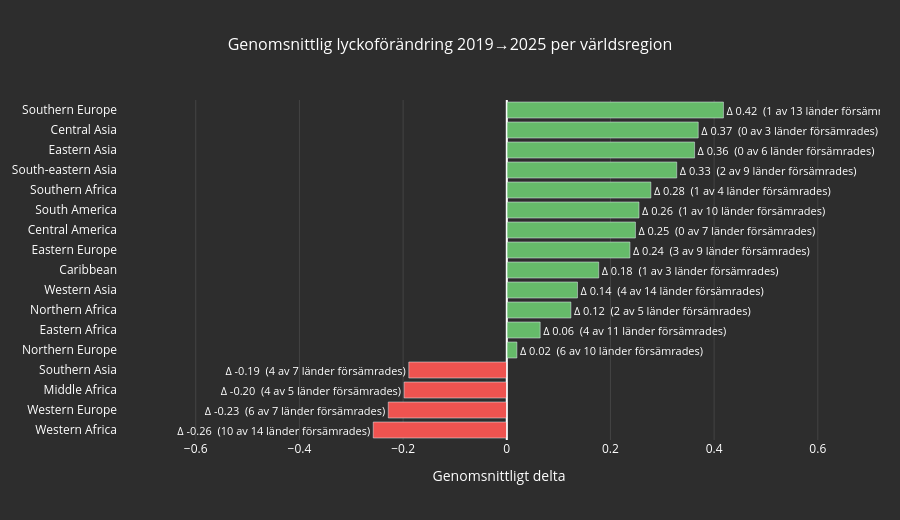

The cell this chart's notebook holds for it:
### Code cell
# Svar på Följdfråga 1: finns det regionala mönster bland vinnare och förlorare?
# Vi mappar varje land till en FN-världsregion och räknar hur det gick per region.
import country_converter as coco

cc = coco.CountryConverter()
regioner = cc.convert(länder, to='UNregion', not_found='Okänd')

df_region = pd.DataFrame({
    'land':   länder,
    'region': regioner,
    'delta':  färger
})

# Summera per region: antal länder, antal förlorare och genomsnittligt delta
region_sammanfattning = (
    df_region
    .groupby('region')
    .agg(
        antal_länder=('delta', 'count'),
        antal_förlorare=('delta', lambda x: (x < 0).sum()),
        snitt_delta=('delta', 'mean')
    )
    .query('antal_länder >= 3')
    .sort_values('snitt_delta')
    .reset_index()
)

etikett = [
    f"Δ {d:.2f}  ({f} av {a} länder försämrades)"
    for d, f, a in zip(
        region_sammanfattning['snitt_delta'],
        region_sammanfattning['antal_förlorare'],
        region_sammanfattning['antal_länder']
    )
]

mask_pos = region_sammanfattning['snitt_delta'] >= 0
mask_neg = region_sammanfattning['snitt_delta'] < 0

# Bevarar sorteringsordningen (sämst längst ned, bäst längst upp) för båda traces
sorteringsordning = region_sammanfattning['region'].tolist()

fig = go.Figure()

# Positiva regioner — text utanför stapeln (till höger)
fig.add_trace(go.Bar(
    x=region_sammanfattning.loc[mask_pos, 'snitt_delta'],
    y=region_sammanfattning.loc[mask_pos, 'region'],
    orientation='h',
    marker_color='#66bb6a',
    text=[etikett[i] for i in region_sammanfattning.index[mask_pos]],
    textposition='outside',
    textfont=dict(color='white', size=11),
    showlegend=False
))

# Negativa regioner — text utanför stapeln (till vänster om stappelspetsen)
fig.add_trace(go.Bar(
    x=region_sammanfattning.loc[mask_neg, 'snitt_delta'],
    y=region_sammanfattning.loc[mask_neg, 'region'],
    orientation='h',
    marker_color='#ef5350',
    text=[etikett[i] for i in region_sammanfattning.index[mask_neg]],
    textposition='outside',
    textfont=dict(color='white', size=11),
    showlegend=False
))

fig.add_vline(x=0, line_color='white', line_width=1)

fig.update_layout(
    title=dict(
        text='Genomsnittlig lyckoförändring 2019→2025 per världsregion',
        font=dict(color='white', size=16),
        x=0.5
    ),
    xaxis=dict(
        title='Genomsnittligt delta',
        title_font=dict(color='white'),
        tickfont=dict(color='white'),
        gridcolor='#444444',
        range=[-0.75, 0.72]   # extra utrymme för text på båda sidor
    ),
    yaxis=dict(
        tickfont=dict(color='white'),
        categoryorder='array',
        categoryarray=sorteringsordning   # tvingar fram korrekt sorteringsordning
    ),
    plot_bgcolor='#2d2d2d',
    paper_bgcolor='#2d2d2d',
    barmode='overlay',
    height=520,
    margin=dict(r=20)
)

fig.show()

# Till presentation: Följdfråga 1 besvarad. Västra Afrika och Västeuropa är de regioner
# som i snitt försämrats mest. Östasien, Centralasien och Sydeuropa är tydliga vinnare.

### Figure 1 — Plotly figure (JSON) as saved in the notebook; plotly's stock layout.template omitted (floating-point values rounded to 4 significant figures)
{"data": [{"marker": {"color": "#66bb6a"}, "orientation": "h", "showlegend": false, "text": ["Δ 0.02  (6 av 10 länder försämrades)", "Δ 0.06  (4 av 11 länder försämrades)", "Δ 0.12  (2 av 5 länder försämrades)", "Δ 0.14  (4 av 14 länder försämrades)", "Δ 0.18  (1 av 3 länder försämrades)", "Δ 0.24  (3 av 9 länder försämrades)", "Δ 0.25  (0 av 7 länder försämrades)", "Δ 0.26  (1 av 10 länder försämrades)", "Δ 0.28  (1 av 4 länder försämrades)", "Δ 0.33  (2 av 9 länder försämrades)", "Δ 0.36  (0 av 6 länder försämrades)", "Δ 0.37  (0 av 3 länder försämrades)", "Δ 0.42  (1 av 13 länder försämrades)"], "textfont": {"color": "white", "size": 11}, "textposition": "outside", "type": "bar", "x": [0.01952, 0.06445, 0.1237, 0.1364, 0.1774, 0.2376, 0.2482, 0.2551, 0.278, 0.3279, 0.3623, 0.3693, 0.418], "y": ["Northern Europe", "Eastern Africa", "Northern Africa", "Western Asia", "Caribbean", "Eastern Europe", "Central America", "South America", "Southern Africa", "South-eastern Asia", "Eastern Asia", "Central Asia", "Southern Europe"]}, {"marker": {"color": "#ef5350"}, "orientation": "h", "showlegend": false, "text": ["Δ -0.26  (10 av 14 länder försämrades)", "Δ -0.23  (6 av 7 länder försämrades)", "Δ -0.20  (4 av 5 länder försämrades)", "Δ -0.19  (4 av 7 länder försämrades)"], "textfont": {"color": "white", "size": 11}, "textposition": "outside", "type": "bar", "x": [-0.2576, -0.2287, -0.1981, -0.189], "y": ["Western Africa", "Western Europe", "Middle Africa", "Southern Asia"]}], "layout": {"barmode": "overlay", "height": 520, "margin": {"r": 20}, "paper_bgcolor": "#2d2d2d", "plot_bgcolor": "#2d2d2d", "shapes": [{"line": {"color": "white", "width": 1}, "type": "line", "x0": 0, "x1": 0, "xref": "x", "y0": 0, "y1": 1, "yref": "y domain"}], "title": {"font": {"color": "white", "size": 16}, "text": "Genomsnittlig lyckoförändring 2019→2025 per världsregion", "x": 0.5}, "xaxis": {"gridcolor": "#444444", "range": [-0.75, 0.72], "tickfont": {"color": "white"}, "title": {"font": {"color": "white"}, "text": "Genomsnittligt delta"}}, "yaxis": {"categoryarray": ["Western Africa", "Western Europe", "Middle Africa", "Southern Asia", "Northern Europe", "Eastern Africa", "Northern Africa", "Western Asia", "Caribbean", "Eastern Europe", "Central America", "South America", "Southern Africa", "South-eastern Asia", "Eastern Asia", "Central Asia", "Southern Europe"], "categoryorder": "array", "tickfont": {"color": "white"}}}}
